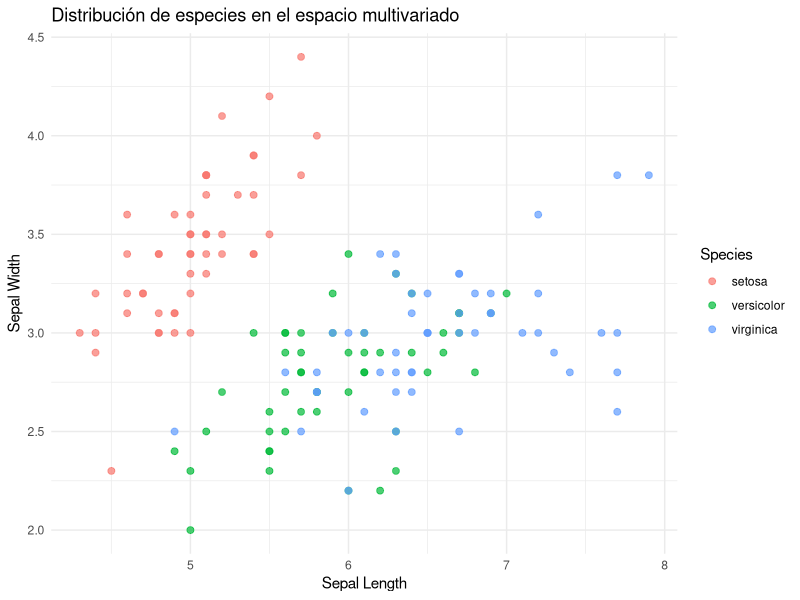

R code for this plot:
## ---- chunk 1
# Cargar datos
data(iris)

# Seleccionar datos 
datos <- iris[, c("Sepal.Length","Sepal.Width","Species")]
head(datos)

# Representación visual
library(ggplot2)
ggplot(datos, aes(Sepal.Length, Sepal.Width, color = Species)) +
  geom_point(size = 2, alpha = 0.7) +
  labs(title = "Distribución de especies en el espacio multivariado",
       x = "Sepal Length",
       y = "Sepal Width") +
  theme_minimal()

# Modelo de MANOVA
modelo_manova <- manova(
  cbind(Sepal.Length, Sepal.Width) ~ Species,  # Variables de respuesta múltiples explicado por variable independiente
  data = datos)

summary(modelo_manova)
summary.aov(modelo_manova)
